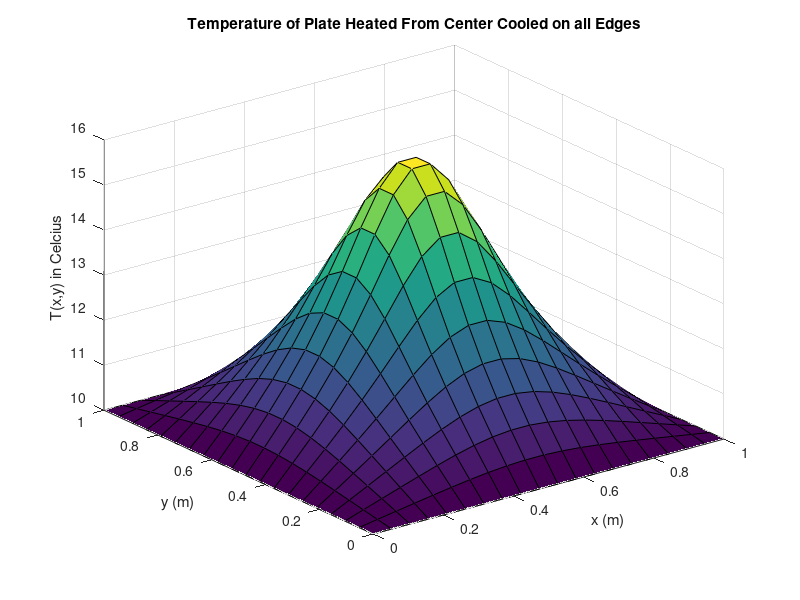
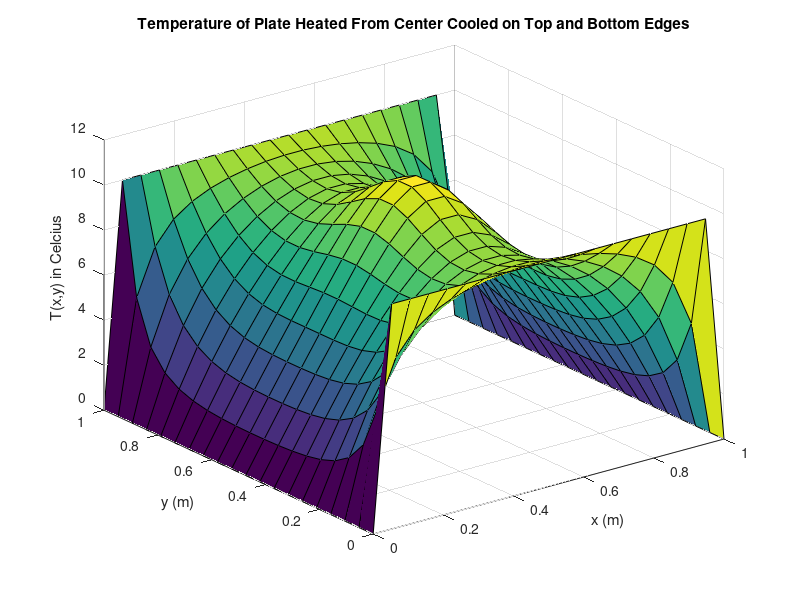
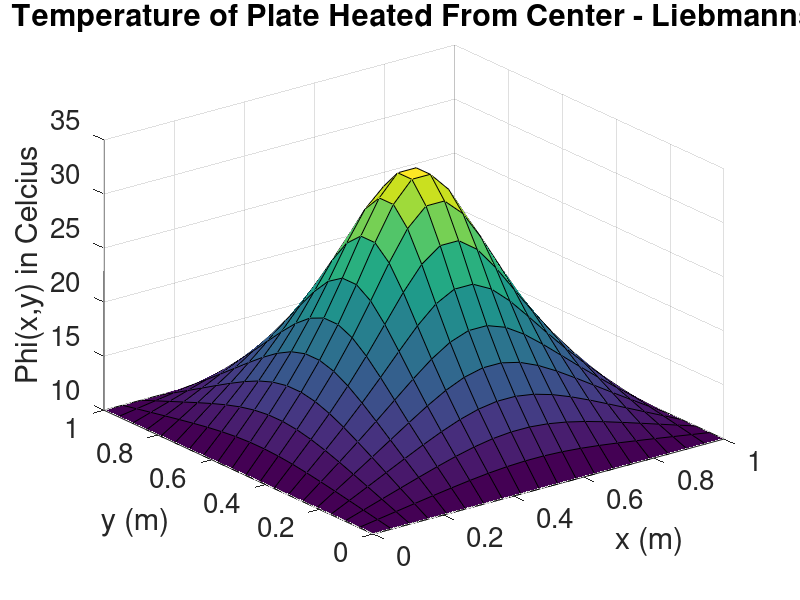

Source code (MATLAB) for these figures, in order:
%% EMEC303
% HW 7
% Hannah King

clear; clc;
%% Problem 1b
% Domain size
Lx=1;
Ly=1;

% Temps on the Boundaries
Tr=10;
Tl=10;
Tb=10;
Tt=10;

% Number of grid points
Nx=20;
Ny=20;

% Create grid
x=linspace(0,Lx,Nx);
y=linspace(0,Ly,Ny);
dx=x(2)-x(1);
dy=y(2)-y(1);

% Build matrics
A=zeros(Nx*Ny,Nx*Ny);
B=zeros(Nx*Ny,1);

% Fill in rows for interior grid points
for i=2:Nx-1
    for j=2:Ny-1
        % Compute the row number n
        n=i+(j-1)*Nx;
        % Put in non-zero terms
        A(n,n)=-4;
        A(n,n-1)= 1;
        A(n,n+1)= 1;
        A(n,n-Nx)= 1;
        A(n,n+Nx)= 1;
        Actr=1;
        sig=0.1;
        B(n,1)=  - (Actr*exp(-((x(i)-.5)^2 + (y(j)-.5)^2) / (2*sig^2)));
    end
end

% Left boundary
i=1;
for j=1:Ny
    % Compute the row number n
    n=i+(j-1)*Nx;
    % Put in non-zero terms
    A(n,n)=1;
    B(n,1)=10;
end

% Right boundary
i=Nx;
for j=1:Ny
    % Compute the row number n
    n=i+(j-1)*Nx;
    % Put in non-zero terms
    A(n,n)=1;
    B(n,1)=10;
end

% Bottom boundary
j=1;
for i=2:Nx-1 % Skipping corners
    % Compute the row number n
    n=i+(j-1)*Nx;
    % Put in non-zero terms
    A(n,n)=1;
    B(n,1)=10;
end

% Top boundary
j=Ny;
for i=2:Nx-1 % Skipping corners
    % Compute the row number n
    n=i+(j-1)*Nx;
    % Put in non-zero terms
    A(n,n)=1;
    B(n,1)=10;
end

% Solve for the temperature
Tv=A\B;  

% Convert 1D vector into 2D array of temps
h=zeros(Nx,Ny);
for i=1:Nx
    for j=1:Ny
        % Compute the row number n
        n=i+(j-1)*Nx;
        % Put Tv(n) into T(i,j)
        h(i,j)=Tv(n);
    end
end

% Plot
figure(1); clf(1)
surf(x,y,h')
xlabel('x (m)')
ylabel('y (m)')
zlabel('T(x,y) in Celcius')
title('Temperature of Plate Heated From Center Cooled on all Edges')

%% Problem 1c
% Domain size
Lx=1;
Ly=1;

% Temps on the Boundaries
Tr=10;
Tl=10;
Tb=10;
Tt=10;

% Number of grid points
Nx=20;
Ny=20;

% Create grid
x=linspace(0,Lx,Nx);
y=linspace(0,Ly,Ny);
dx=x(2)-x(1);
dy=y(2)-y(1);

% Build matrics
A=zeros(Nx*Ny,Nx*Ny);
B=zeros(Nx*Ny,1);

% Fill in rows for interior grid points
for i=2:Nx-1
    for j=2:Ny-1
        % Compute the row number n
        n=i+(j-1)*Nx;
        % Put in non-zero terms
        A(n,n)=-4;
        A(n,n-1)= 1;
        A(n,n+1)= 1;
        A(n,n-Nx)= 1;
        A(n,n+Nx)= 1;
        Actr=1;
        sig=0.1;
        B(n,1)=  - (Actr*exp(-((x(i)-.5)^2 + (y(j)-.5)^2) / (2*sig^2)));
    end
end

% Left boundary
i=1;
for j=1:Ny
    % Compute the row number n
    n=i+(j-1)*Nx;
    % Put in non-zero terms
    A(n,n)=1;
    B(n,1)=0;
end

% Right boundary
i=Nx;
for j=1:Ny
    % Compute the row number n
    n=i+(j-1)*Nx;
    % Put in non-zero terms
    A(n,n)=1;
    B(n,1)=0;
end

% Bottom boundary
j=1;
for i=2:Nx-1 % Skipping corners
    % Compute the row number n
    n=i+(j-1)*Nx;
    % Put in non-zero terms
    A(n,n)=1;
    B(n,1)=10;
end

% Top boundary
j=Ny;
for i=2:Nx-1 % Skipping corners
    % Compute the row number n
    n=i+(j-1)*Nx;
    % Put in non-zero terms
    A(n,n)=1;
    B(n,1)=10;
end

% Solve for the temperature
Tv=A\B;  

% Convert 1D vector into 2D array of temps
h=zeros(Nx,Ny);
for i=1:Nx
    for j=1:Ny
        % Compute the row number n
        n=i+(j-1)*Nx;
        % Put Tv(n) into T(i,j)
        h(i,j)=Tv(n);
    end
end

% Plot
figure(2); clf(2)
surf(x,y,h')
xlabel('x (m)')
ylabel('y (m)')
zlabel('T(x,y) in Celcius')
title('Temperature of Plate Heated From Center Cooled on Top and Bottom Edges')

%% Problem 1d
%imputs
Lx = 1; %size of domain
Ly = 1;
Nx = 20; %Number of grid points
Ny = 20;
sigma = 0.1;
Actr = 1;

Niter = 10000; %max number of iterations to allow the results to converge
tol = 1e-6; %convergence tolerance

%grid
x = linspace(0,Lx,Nx);
y = linspace(0,Ly,Ny);
dx = x(2) - x(1);
dy = y(2)-y(1);

%initial guess for solution
Phi = zeros(Nx, Ny);

%iterate
PhiNew = Phi; %preallocate

for n = 1:Niter
    %loop over interior points
    for i = 2:Nx-1
        for j = 2:Ny-1
            PhiNew(i,j) = (Actr*exp(-((x(i)-.5)^2+(y(j)-.5)^2)/...
                (2*sigma^2))) + (0.25 * (Phi(i-1,j)+Phi(i+1,j) ...
                + Phi(i,j-1) + Phi(i,j+1)));
        end
    end
    
    %Boundary Conditions
    %left
    i = 1;
    for j = 1:Ny
        PhiNew(i,j) = 10;
    end

    %right
    i = Nx;
    for j = 1:Ny
        PhiNew(i,j) = 10;
    end

    %bottom
    j = 1;
    for i = 2:Nx-1
        PhiNew(i,j) = 10;
    end

    %top
    j = Ny;
    for i = 2:Ny-1
        PhiNew(i,j) = 10;
    end

%check if converged
residual = max(abs(PhiNew(:) - Phi(:)));
if residual < tol
    break
end

Phi = PhiNew;

%plot
if rem(n,100) == 0
    figure(3);clf(3)
   surf(x,y,Phi')
   xlabel('x (m)')
   ylabel('y (m)')
   zlabel('Phi(x,y) in Celcius')
   title('Temperature of Plate Heated From Center - Liebmanns')
   set(gca,'Fontsize', 20)
   drawnow
end
end